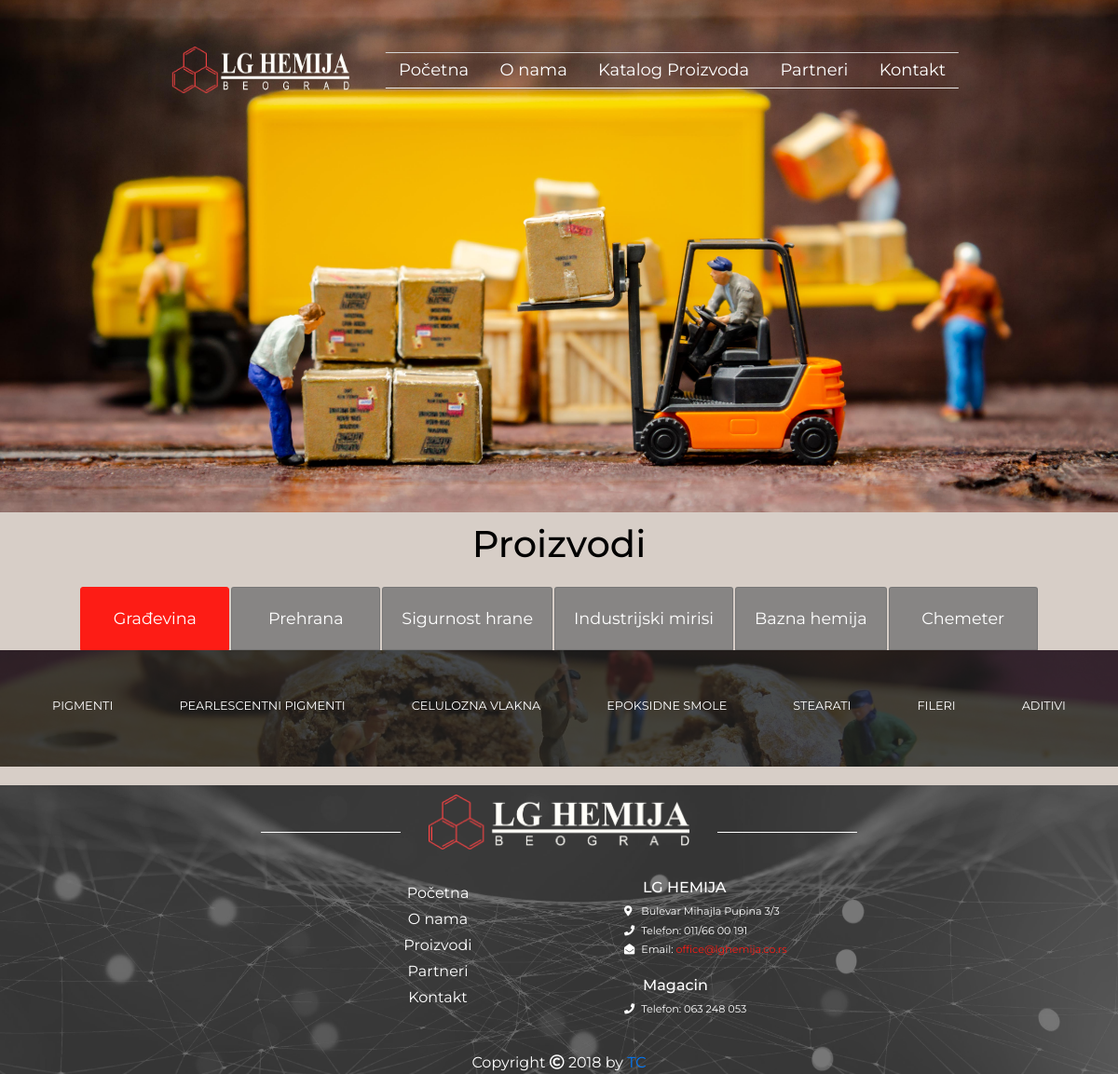
Screenshot of /pages/products.php?main_id=1 with the database file from the repository.
### tables this page shows
CREATE TABLE `main_group` (
  `main_id` int(11) NOT NULL,
  `main_name` varchar(255) NOT NULL,
  `main_picture` varchar(20) NOT NULL,
  `main_index_picture` varchar(30) NOT NULL,
  `main_icon` varchar(30) NOT NULL
);

CREATE TABLE `sub_group` (
  `sub_id` int(11) NOT NULL,
  `main_id` int(255) NOT NULL,
  `sub_name` varchar(255) NOT NULL
);

### productDB/functions.php (the view, shortened to what this page needs)
<?php include "serverConnection.php"; ?>
<?php
function getAllMain () {
    global $connection;
    $query = "SELECT * FROM main_group";
        $select_all_main_groups = mysqli_query($connection, $query);
        while($row = mysqli_fetch_assoc($select_all_main_groups)) {
            $super = $_GET['main_id'];
            $main_name = $row['main_name'];
            $main_id = $row['main_id'];
            $main_picture = $row['main_picture'];
                if ($super === $main_id) {
                    $active = "<div class='mainList mainListActive'><a name='$main_picture' href='./products.php?main_id={$main_id}#productDisplay'>$main_name</a></div>";
                    echo $active;
                } else {
                    $writer = "<div class='mainList'><a name='$main_picture'  href='./products.php?main_id={$main_id}#productDisplay'  >$main_name</a></div>";
                    echo $writer;
                }
        }
}
function getSubGroupsWithMainID ($mainID) {
    global $connection;
    $query = "SELECT * FROM sub_group WHERE main_id={$mainID}";
    $select_all_sub_groups = mysqli_query($connection, $query);
    while($row = mysqli_fetch_assoc($select_all_sub_groups)) {
        $sub_name = $row['sub_name'];
        $sub_id = $row['sub_id'];
        if (isset($_GET['sub_id'])) {
                $super = $_GET['sub_id'];
            if ($super === $sub_id) {
                $active = "<div class='subGroups subGroupsActive'><a href='./products.php?main_id={$mainID}&sub_id={$sub_id}&page=1#productDisplay'>{$sub_name}</a></div>";
                echo $active;
            } else {
                $burner = "<div class='subGroups'><a href='./products.php?main_id={$mainID}&sub_id={$sub_id}&page=1#productDisplay'>{$sub_name}</a></div>";
                echo $burner;
            }
        }
        else {
            $burner = "<div class='subGroups'><a href='./products.php?main_id={$mainID}&sub_id={$sub_id}&page=1#productDisplay'>{$sub_name}</a></div>";
            echo $burner;
        }
    }
}
?>

### main.css (style rules this page uses)
body { width: 100%; min-width: 270px; margin: 0 auto; font-family: 'Montserrat', sans-serif; }
#output a { color: white; }
#output .subProductDiv .subGroups { padding: 15px; margin: 25px 0px 10px 0px; font-size: 0.8rem; }
.mainList { padding: 20px; border: 1px solid rgba(116, 116, 116, 0.8); background-color: rgba(116, 116, 116, 0.8); margin: 20px 1px 0px 1px; width: auto; min-width: 160px; text-align: center; border-radius: 3px 3px 0px 0px; transition: all 0.4s ease-out; }
.mainList a { color: white; text-decoration: unset; font-size: 1.1rem; }
.mainListActive { border: 1px solid #fd1c15; background-color: #fd1c15; }
a { text-decoration: unset; }

### rows the page displays
main_group: main_name "Građevina"
main_group: main_name "Prehrana"
main_group: main_name "Sigurnost hrane"
main_group: main_name "Industrijski mirisi"
main_group: main_name "Bazna hemija"
main_group: main_name "Chemeter"
sub_group: sub_name "PIGMENTI"
sub_group: sub_name "PEARLESCENTNI PIGMENTI"
sub_group: sub_name "CELULOZNA VLAKNA"
sub_group: sub_name "EPOKSIDNE SMOLE"
sub_group: sub_name "STEARATI"
sub_group: sub_name "FILERI"
sub_group: sub_name "ADITIVI"
